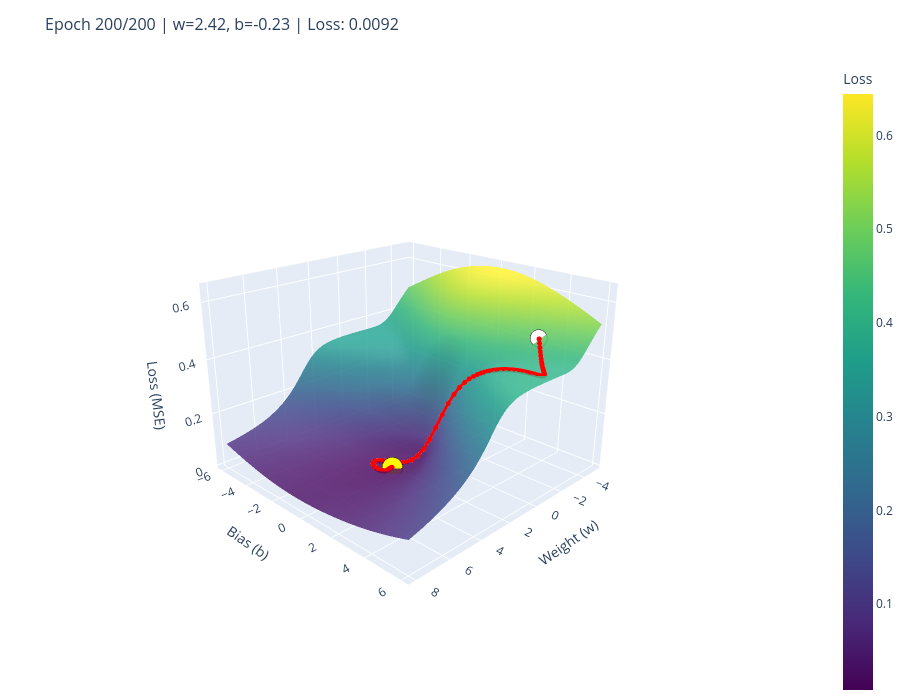

Write notebook code for a chart like this one.
### Markdown cell above
# Complex Loss Surface Visualization

Unlike linear regression which has a simple convex "bowl" loss surface with a single global minimum, neural networks have **non-convex loss landscapes** with multiple local minima, saddle points, and plateaus.

To visualize this, we create a minimal neural network with only **2 trainable parameters** so we can compute and plot the complete loss surface in 3D.

**Network architecture:**
- Input → 1 hidden neuron (sigmoid activation) → Output
- We freeze the output weight to 1, training only:
  - `w`: input-to-hidden weight  
  - `b`: hidden neuron bias
- The network computes: `output = sigmoid(w·x + b)`

This simple non-linear model produces a complex loss surface that gradient descent must navigate.

### Code cell
# Complex Loss Surface - 2 Parameter Neural Network
# Visualize the non-convex loss landscape of a minimal neural network

import numpy as np
import torch
import torch.nn as nn
import torch.optim as optim
import plotly.graph_objects as go
from IPython.display import clear_output
import time
import os

# --- TOGGLE LOGIC ---
state_file = '/tmp/loss_surface_toggle.txt'
if os.path.exists(state_file):
    with open(state_file, 'r') as f:
        current_state = int(f.read().strip())
else:
    current_state = 0

next_state = 1 - current_state
with open(state_file, 'w') as f:
    f.write(str(next_state))

# --- 1. CREATE NON-LINEAR DATA ---
np.random.seed(42)
n_points = 50

# Create data that requires non-linear fitting
x_surf = np.linspace(-2, 2, n_points)
# Target: a step-like function (sigmoid-ish shape)
y_surf = 1 / (1 + np.exp(-2 * x_surf)) + 0.1 * np.random.randn(n_points)

x_surf_tensor = torch.tensor(x_surf, dtype=torch.float32).view(-1, 1)
y_surf_tensor = torch.tensor(y_surf, dtype=torch.float32).view(-1, 1)

# --- 2. DEFINE MINIMAL 2-PARAMETER NETWORK ---
class TwoParamNet(nn.Module):
    """
    Minimal network with only 2 trainable parameters:
    - w: input weight
    - b: bias
    Output = sigmoid(w * x + b)
    """
    def __init__(self, w_init=0.0, b_init=0.0):
        super().__init__()
        self.w = nn.Parameter(torch.tensor([w_init]))
        self.b = nn.Parameter(torch.tensor([b_init]))
    
    def forward(self, x):
        return torch.sigmoid(self.w * x + self.b)

# --- 3. PRE-COMPUTE LOSS SURFACE ---
# Range of parameter values to explore
w_range = np.linspace(-5, 8, 60)
b_range = np.linspace(-6, 6, 60)
W_grid, B_grid = np.meshgrid(w_range, b_range)
loss_surface = np.zeros_like(W_grid)

# Compute MSE loss at each (w, b) point
for i in range(W_grid.shape[0]):
    for j in range(W_grid.shape[1]):
        w_val = W_grid[i, j]
        b_val = B_grid[i, j]
        # Compute prediction: sigmoid(w*x + b)
        pred = 1 / (1 + np.exp(-(w_val * x_surf + b_val)))
        loss_surface[i, j] = np.mean((y_surf - pred) ** 2)

# --- 4. VISUALIZATION FUNCTION ---
camera_view = dict(eye=dict(x=1.8, y=1.8, z=1.0))

def create_loss_surface_figure(path_w, path_b, path_loss, title, show_path=True):
    fig = go.Figure()
    
    # Loss surface
    fig.add_trace(go.Surface(
        x=W_grid, y=B_grid, z=loss_surface,
        colorscale='Viridis', opacity=0.85,
        showscale=True,
        colorbar=dict(title='Loss', x=1.02),
        name='Loss Surface'
    ))
    
    if show_path and len(path_w) > 0:
        # Gradient descent path
        fig.add_trace(go.Scatter3d(
            x=path_w, y=path_b, z=path_loss,
            mode='lines+markers',
            line=dict(color='red', width=6),
            marker=dict(size=3, color='red'),
            name='Optimization Path'
        ))
        
        # Current position (yellow ball)
        fig.add_trace(go.Scatter3d(
            x=[path_w[-1]], y=[path_b[-1]], z=[path_loss[-1]],
            mode='markers',
            marker=dict(size=12, color='yellow', symbol='circle',
                       line=dict(color='black', width=2)),
            name='Current Position'
        ))
        
        # Starting position (white ball)
        fig.add_trace(go.Scatter3d(
            x=[path_w[0]], y=[path_b[0]], z=[path_loss[0]],
            mode='markers',
            marker=dict(size=10, color='white', symbol='circle',
                       line=dict(color='black', width=2)),
            name='Start'
        ))
    
    fig.update_layout(
        title=dict(text=title, font=dict(size=16)),
        scene=dict(
            xaxis_title='Weight (w)',
            yaxis_title='Bias (b)',
            zaxis_title='Loss (MSE)',
            camera=camera_view,
            aspectmode='manual',
            aspectratio=dict(x=1, y=1, z=0.7)
        ),
        width=900, height=700,
        showlegend=False,
        margin=dict(l=0, r=0, b=0, t=60)
    )
    
    return fig

# --- 5. EXECUTION ---
# Starting position (intentionally in a tricky spot)
init_w, init_b = -3.0, 4.0

if current_state == 0:
    # STATE 0: Show surface with starting point only
    init_loss = np.mean((y_surf - 1 / (1 + np.exp(-(init_w * x_surf + init_b)))) ** 2)
    
    fig = create_loss_surface_figure(
        [init_w], [init_b], [init_loss],
        'Neural Network Loss Surface - Run again to start gradient descent'
    )
    fig.show()
    
    print("Notice the complex landscape with valleys, ridges, and flat regions.")
    print("Compare this to the simple convex bowl of linear regression!")
    print(f"\nStarting position: w={init_w:.1f}, b={init_b:.1f}, loss={init_loss:.4f}")

else:
    # STATE 1: Animate gradient descent
    model = TwoParamNet(w_init=init_w, b_init=init_b)
    optimizer = optim.Adam(model.parameters(), lr=0.1)
    criterion = nn.MSELoss()
    
    # Track path
    path_w = [init_w]
    path_b = [init_b]
    init_loss = np.mean((y_surf - 1 / (1 + np.exp(-(init_w * x_surf + init_b)))) ** 2)
    path_loss = [init_loss]
    
    # Show initial state
    fig = create_loss_surface_figure(path_w, path_b, path_loss, 'Epoch 0 | Starting gradient descent...')
    fig.show()
    time.sleep(0.5)
    
    num_epochs = 200
    for epoch in range(num_epochs):
        optimizer.zero_grad()
        outputs = model(x_surf_tensor)
        loss = criterion(outputs, y_surf_tensor)
        loss.backward()
        optimizer.step()
        
        # Record position
        w_curr = model.w.item()
        b_curr = model.b.item()
        loss_curr = loss.item()
        
        path_w.append(w_curr)
        path_b.append(b_curr)
        path_loss.append(loss_curr)
        
        # Update visualization
        if (epoch + 1) % 5 == 0:
            clear_output(wait=True)
            fig = create_loss_surface_figure(
                path_w, path_b, path_loss,
                f'Epoch {epoch+1}/{num_epochs} | w={w_curr:.2f}, b={b_curr:.2f} | Loss: {loss_curr:.4f}'
            )
            fig.show()
            time.sleep(0.05)
    
    # Final summary
    print(f"\nOptimization complete!")
    print(f"  Start:  w={init_w:.2f}, b={init_b:.2f}, loss={path_loss[0]:.4f}")
    print(f"  Final:  w={path_w[-1]:.2f}, b={path_b[-1]:.2f}, loss={path_loss[-1]:.4f}")
    print(f"\nThe path shows how gradient descent navigates the complex landscape.")
    print("Try different starting positions by modifying init_w and init_b!")

### Figure 1 — Plotly figure (JSON) as saved in the notebook; plotly's stock layout.template omitted (floating-point values rounded to 4 significant figures; data arrays with more than 128 entries replaced by an {"elided": "..."} marker saying what was removed)
{"data": [{"colorbar": {"title": {"text": "Loss"}, "x": 1.02}, "colorscale": [[0.0, "#440154"], [0.1111, "#482878"], [0.2222, "#3e4989"], [0.3333, "#31688e"], [0.4444, "#26828e"], [0.5556, "#1f9e89"], [0.6667, "#35b779"], [0.7778, "#6ece58"], [0.8889, "#b5de2b"], [1.0, "#fde725"]], "name": "Loss Surface", "opacity": 0.85, "showscale": true, "type": "surface", "x": {"elided": "60x60 float values"}, "y": {"elided": "60x60 float values"}, "z": {"elided": "60x60 float values"}}, {"line": {"color": "red", "width": 6}, "marker": {"color": "red", "size": 3}, "mode": "lines+markers", "name": "Optimization Path", "type": "scatter3d", "x": {"elided": "201 float values"}, "y": {"elided": "201 float values"}, "z": {"elided": "201 float values"}}, {"marker": {"color": "yellow", "line": {"color": "black", "width": 2}, "size": 12, "symbol": "circle"}, "mode": "markers", "name": "Current Position", "type": "scatter3d", "x": [2.423], "y": [-0.2268], "z": [0.009187]}, {"marker": {"color": "white", "line": {"color": "black", "width": 2}, "size": 10, "symbol": "circle"}, "mode": "markers", "name": "Start", "type": "scatter3d", "x": [-3.0], "y": [4.0], "z": [0.4747]}], "layout": {"height": 700, "margin": {"b": 0, "l": 0, "r": 0, "t": 60}, "scene": {"aspectmode": "manual", "aspectratio": {"x": 1, "y": 1, "z": 0.7}, "camera": {"eye": {"x": 1.8, "y": 1.8, "z": 1.0}}, "xaxis": {"title": {"text": "Weight (w)"}}, "yaxis": {"title": {"text": "Bias (b)"}}, "zaxis": {"title": {"text": "Loss (MSE)"}}}, "showlegend": false, "title": {"font": {"size": 16}, "text": "Epoch 200/200 | w=2.42, b=-0.23 | Loss: 0.0092"}, "width": 900}}
